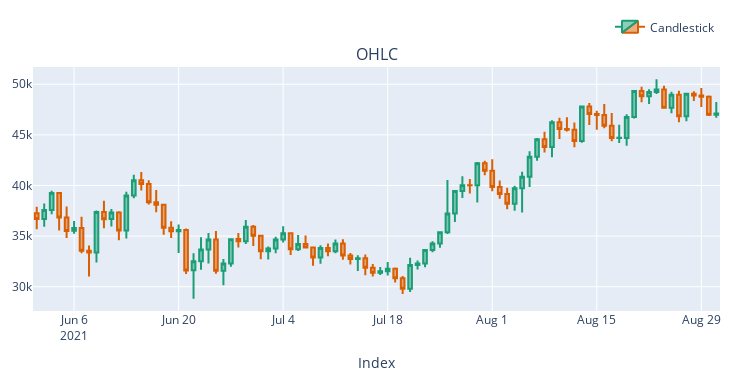
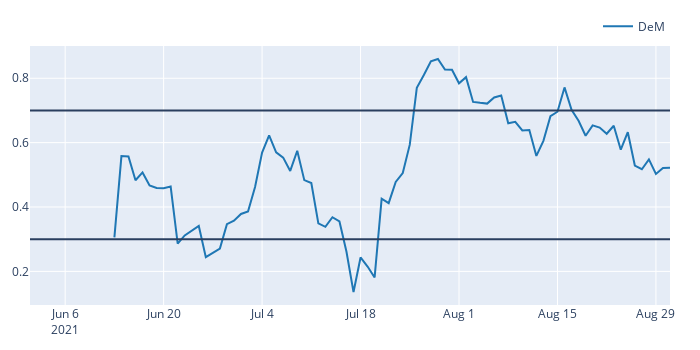

These figures' notebook cell, in order:
### Code cell
fig = df.vbt.ohlcv.plots(
    settings=dict(plot_type='candlestick')
).show()
df['DeM'].vbt.plot().add_hline(y=0.7).add_hline(y=0.3).show()
